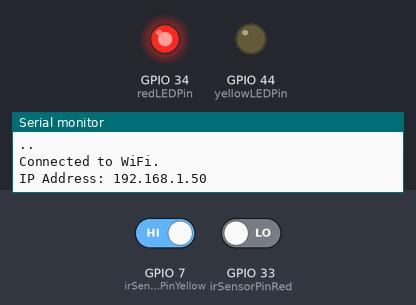
The sketch below on a simulated ESP32. On the bench: output pins drawn as LEDs (lit = HIGH), the last lines printed to the serial monitor. The inputs (shaded band) are chosen by the test bench; at power-on: GPIO 7 (irSensorPinYellow) HIGH, GPIO 33 (irSensorPinRed) LOW. WiFi joins after 1.5 s; servers stay silent unless stated; web services answer with replies made up by the test bench.

Above: at 3.2 s.
3.3 s: GPIO 7 (irSensorPinYellow) driven LOW
At 3.6 s:
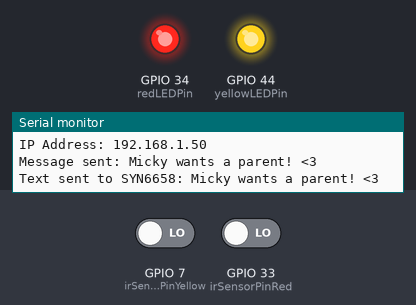
4.8 s: GPIO 33 (irSensorPinRed) driven HIGH
At 6.0 s:
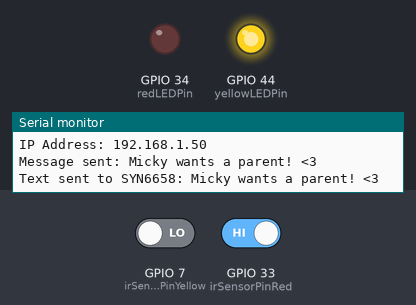
6.3 s: GPIO 33 (irSensorPinRed) driven LOW
At 7.2 s:
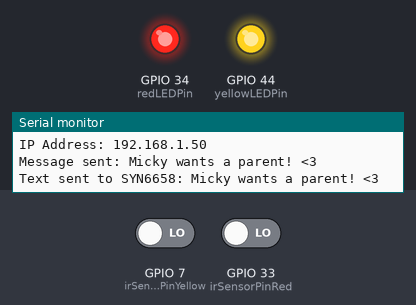
7.8 s: GPIO 7 (irSensorPinYellow) driven HIGH
At 8.4 s:
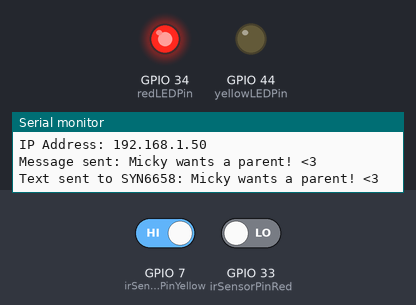
Timing chart, 0 to 10.3 s (numbered marks = the images above; inputs shaded):
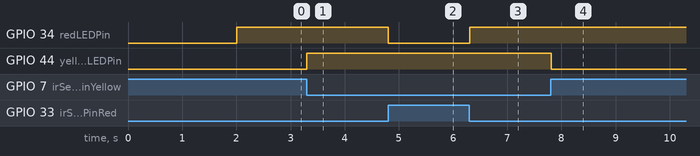

The sketch:

Final_Code_MUC_11_21.ino
```cpp
#include <WiFi.h>
#include <HTTPClient.h>

// WiFi Network credentials
const char* ssid = "Kamran's iPhone";
const char* password = "kamhotspot786";

// Phone Number & API Key from CallMeBot
const String phoneNumber = "+14707868007";
const String apiKey = "6497409";

// Pin assignments

// Yellow LED & IR Sensor
const int irSensorPinYellow = D8;
const int yellowLEDPin = D7;

// Red LED & IR Sensor
const int irSensorPinRed = A5;
const int redLEDPin = A6;

// State Information - Used for Red/Yellow Combo
bool prevYellowState = false;
bool prevRedState = false;

// Red is triggered from Red/Yellow Combo first
unsigned long redTriggeredTime = 0;   // Timestamp for red LED
unsigned long yellowTriggeredTime = 0;  // Timestamp for yellow LED
bool redComboAttempted = false;       // Track if combo is checked for Red

// Timeout configurations
const unsigned long comboTimeout = 5000; // 5 seconds for combo
const unsigned long ledTimeout = 3000;   // 3 seconds for LEDs

void setup() {
    pinMode(irSensorPinYellow, INPUT);
    pinMode(yellowLEDPin, OUTPUT);
    digitalWrite(yellowLEDPin, LOW);

    pinMode(irSensorPinRed, INPUT);
    pinMode(redLEDPin, OUTPUT);
    digitalWrite(redLEDPin, LOW);

    Serial.begin(115200);
    Serial1.begin(9600);  // Text-to-Speech Module Communication

    connectToWiFi();
}

void loop() {
    unsigned long currentMillis = millis();

    // Red LED logic
    bool irValueRed = (digitalRead(irSensorPinRed) == LOW);
    if (irValueRed && !prevRedState) {
        digitalWrite(redLEDPin, HIGH);
        redTriggeredTime = currentMillis;  // Store red trigger time
        redComboAttempted = false;         // Reset combo attempt flag
        prevRedState = true;
    } else if (!irValueRed && prevRedState) {
        if (currentMillis - redTriggeredTime > ledTimeout) {  // Red LED timeout
            digitalWrite(redLEDPin, LOW);
            prevRedState = false;
        }
    }

    // Check if combo timeout has passed without a yellow trigger
    if (redTriggeredTime != 0 && !redComboAttempted &&
        currentMillis - redTriggeredTime > comboTimeout) {
        String message = "Micky is hungry!";
        sendWhatsAppMessage(message);  // Send WhatsApp message
        sendSpeechCommand(message);   // Send speech command
        redComboAttempted = true;     // Mark combo check as attempted
        redTriggeredTime = 0;         // Reset red trigger time
    }

    // Yellow LED logic with timeout
    bool irValueYellow = (digitalRead(irSensorPinYellow) == LOW);
    if (irValueYellow && !prevYellowState) {
        digitalWrite(yellowLEDPin, HIGH);
        yellowTriggeredTime = currentMillis;  // Store yellow trigger time
        prevYellowState = true;

        // Check if red was triggered within the last 5 seconds
        if (currentMillis - redTriggeredTime <= comboTimeout) {
            String message = "Micky wants a parent! <3";
            sendWhatsAppMessage(message);  // Send WhatsApp message
            sendSpeechCommand(message);   // Send speech command
            redTriggeredTime = 0;         // Reset red trigger time to avoid multiple combos
            redComboAttempted = true;
        } else {
            String message = "Micky is thirsty!";
            sendWhatsAppMessage(message);  // Send WhatsApp message
            sendSpeechCommand(message);   // Send speech command
        }
    } else if (!irValueYellow && prevYellowState) {
        if (currentMillis - yellowTriggeredTime > ledTimeout) {  // Yellow LED timeout
            digitalWrite(yellowLEDPin, LOW);
            prevYellowState = false;
        }
    }

    delay(100);
}

void connectToWiFi() {
    Serial.println("Connecting to WiFi...");
    WiFi.mode(WIFI_STA); // Set to Station Mode
    WiFi.begin(ssid, password);

    while (WiFi.status() != WL_CONNECTED) {
        Serial.print(".");
        delay(1000);
    }
    Serial.println("\nConnected to WiFi.");
    Serial.print("IP Address: ");
    Serial.println(WiFi.localIP());
}

void sendWhatsAppMessage(String message) {
    if (WiFi.status() == WL_CONNECTED) {
        HTTPClient http;
        String url = "https://api.callmebot.com/whatsapp.php?phone=" + phoneNumber +
                     "&text=" + urlEncode(message) + "&apikey=" + apiKey;

        http.begin(url);
        int httpResponseCode = http.GET();

        if (httpResponseCode > 0) {
            Serial.println("Message sent: " + message);
        } else {
            Serial.println("Error sending message: " + String(httpResponseCode));
        }
        http.end();
    } else {
        Serial.println("WiFi not connected.");
    }
}

void sendSpeechCommand(String text) {
    if (Serial1) {  // Check if Serial1 is ready
        Serial1.print(text + "\n");  // Send text with newline to SYN6658
        Serial.println("Text sent to SYN6658: " + text);  // Debug output
    } else {
        Serial.println("SYN6658 module is not ready to receive data.");
    }
}

String urlEncode(const String &msg) {
    String encodedMsg = "";
    char c;
    for (int i = 0; i < msg.length(); i++) {
        c = msg[i];
        if (isalnum(c)) {
            encodedMsg += c;
        } else {
            encodedMsg += '%' + String((int)c, HEX);
        }
    }
    return encodedMsg;
}
```

Measured:
- after the input at 3.3 s, GPIO 44 (yellowLEDPin): LOW → HIGH at once
- after the input at 4.8 s, GPIO 34 (redLEDPin): HIGH → LOW at once
- after the input at 6.3 s, GPIO 34 (redLEDPin): LOW → HIGH at once
- after the input at 7.8 s, GPIO 44 (yellowLEDPin): HIGH → LOW at once
